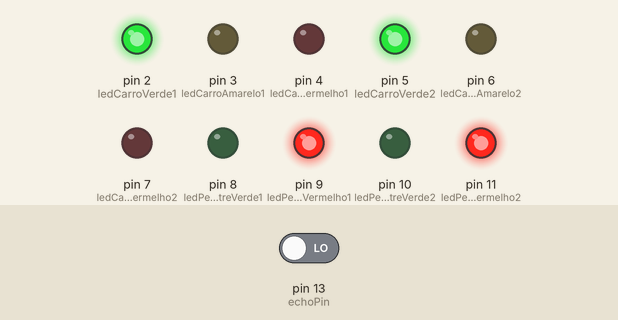
The sketch below on a simulated Arduino Uno, built with avr-gcc and run on an emulated ATmega328P. On the bench: output pins drawn as LEDs (lit = HIGH). The inputs (shaded band) are chosen by the test bench; at power-on: pin 13 (echoPin) LOW. Pins used as bus, display or sensor lines are not drawn.

Above: at 0.1 s.
At 1.1 s:
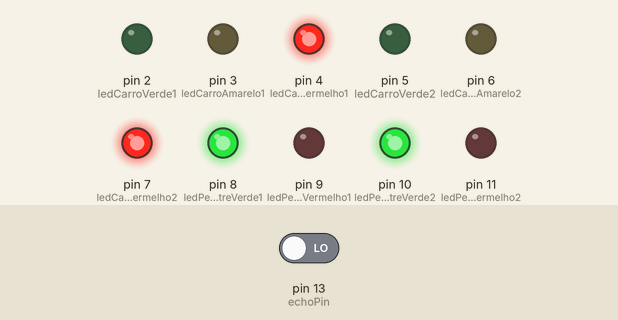
Timing chart, 0 to 2.6 s (numbered marks = the images above):
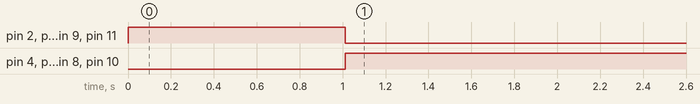

Measured:
- by itself, pin 2 (ledCarroVerde1), pin 5 (ledCarroVerde2), pin 9 (ledPedestreVermelho1), pin 11 (ledPedestreVermelho2): HIGH → LOW at 1.0 s
- by itself, pin 4 (ledCarroVermelho1), pin 7 (ledCarroVermelho2), pin 8 (ledPedestreVerde1), pin 10 (ledPedestreVerde2): LOW → HIGH at 1.0 s

The sketch:

amazing_uusam_curcan1.ino
```cpp
// Definição dos pinos
const int ledCarroVerde1 = 2;
const int ledCarroAmarelo1 = 3;
const int ledCarroVermelho1 = 4;
const int ledCarroVerde2 = 5;
const int ledCarroAmarelo2 = 6;
const int ledCarroVermelho2 = 7;
const int ledPedestreVerde1 = 8;
const int ledPedestreVermelho1 = 9;
const int ledPedestreVerde2 = 10;
const int ledPedestreVermelho2 = 11;
const int trigPin = 12;
const int echoPin = 13;

void setup() {
    // Configuração dos pinos como saída
    pinMode(ledCarroVerde1, OUTPUT);
    pinMode(ledCarroAmarelo1, OUTPUT);
    pinMode(ledCarroVermelho1, OUTPUT);
    pinMode(ledCarroVerde2, OUTPUT);
    pinMode(ledCarroAmarelo2, OUTPUT);
    pinMode(ledCarroVermelho2, OUTPUT);
    pinMode(ledPedestreVerde1, OUTPUT);
    pinMode(ledPedestreVermelho1, OUTPUT);
    pinMode(ledPedestreVerde2, OUTPUT);
    pinMode(ledPedestreVermelho2, OUTPUT);

    // Configuração dos pinos do sensor de distância
    pinMode(trigPin, OUTPUT);
    pinMode(echoPin, INPUT);

    // Inicializa os semáforos
    iniciarSemaforos();
}

void loop() {
    long duration, distance;

    // Aciona o sensor de distância
    digitalWrite(trigPin, LOW);
    delay(2);
    digitalWrite(trigPin, HIGH);
    delay(10);
    digitalWrite(trigPin, LOW);

    duration = pulseIn(echoPin, HIGH);
    distance = (duration * 0.034) / 2; // em cm

    if (distance <= 50) { // Se um pedestre está a 50 cm da faixa
        // Troca para sinal vermelho para carros
        semaforosCarroVermelho();
        // Sinais de pedestres ficam verdes
        semaforosPedestreVerde();
        delay(15000); // Aguarda 15 segundos

        // Verifica se o pedestre saiu da faixa
        if (verificaPedestreSaindo()) {
            semaforosPedestreVermelho();
            iniciarSemaforos();
        }
    }
}

void iniciarSemaforos() {
    digitalWrite(ledCarroVerde1, HIGH);
    digitalWrite(ledCarroAmarelo1, LOW);
    digitalWrite(ledCarroVermelho1, LOW);
    digitalWrite(ledCarroVerde2, HIGH);
    digitalWrite(ledCarroAmarelo2, LOW);
    digitalWrite(ledCarroVermelho2, LOW);

    digitalWrite(ledPedestreVerde1, LOW);
    digitalWrite(ledPedestreVermelho1, HIGH);
    digitalWrite(ledPedestreVerde2, LOW);
    digitalWrite(ledPedestreVermelho2, HIGH);
}

void semaforosCarroVermelho() {
    digitalWrite(ledCarroVerde1, LOW);
    digitalWrite(ledCarroAmarelo1, LOW);
    digitalWrite(ledCarroVermelho1, HIGH);
    digitalWrite(ledCarroVerde2, LOW);
    digitalWrite(ledCarroAmarelo2, LOW);
    digitalWrite(ledCarroVermelho2, HIGH);
}

void semaforosPedestreVerde() {
    digitalWrite(ledPedestreVerde1, HIGH);
    digitalWrite(ledPedestreVermelho1, LOW);
    digitalWrite(ledPedestreVerde2, HIGH);
    digitalWrite(ledPedestreVermelho2, LOW);
}

void semaforosPedestreVermelho() {
    digitalWrite(ledPedestreVerde1, LOW);
    digitalWrite(ledPedestreVermelho1, HIGH);
    digitalWrite(ledPedestreVerde2, LOW);
    digitalWrite(ledPedestreVermelho2, HIGH);
}

bool verificaPedestreSaindo() {
    long duration, distance;

    // Aguardar um tempo para verificar se não há pedestre
    for (int i = 0; i < 5; i++) {
        digitalWrite(trigPin, LOW);
        delay(2);
        digitalWrite(trigPin, HIGH);
        delay(10);
        digitalWrite(trigPin, LOW);

        duration = pulseIn(echoPin, HIGH);
        distance = (duration * 0.034) / 2;

        if (distance <= 50) {
            return false; // Se o pedestre ainda está presente
        }
        delay(2000); // Aguarda 2 segundos antes da próxima verificação
    }
    return true; // Se não detectar pedestre
}
```
